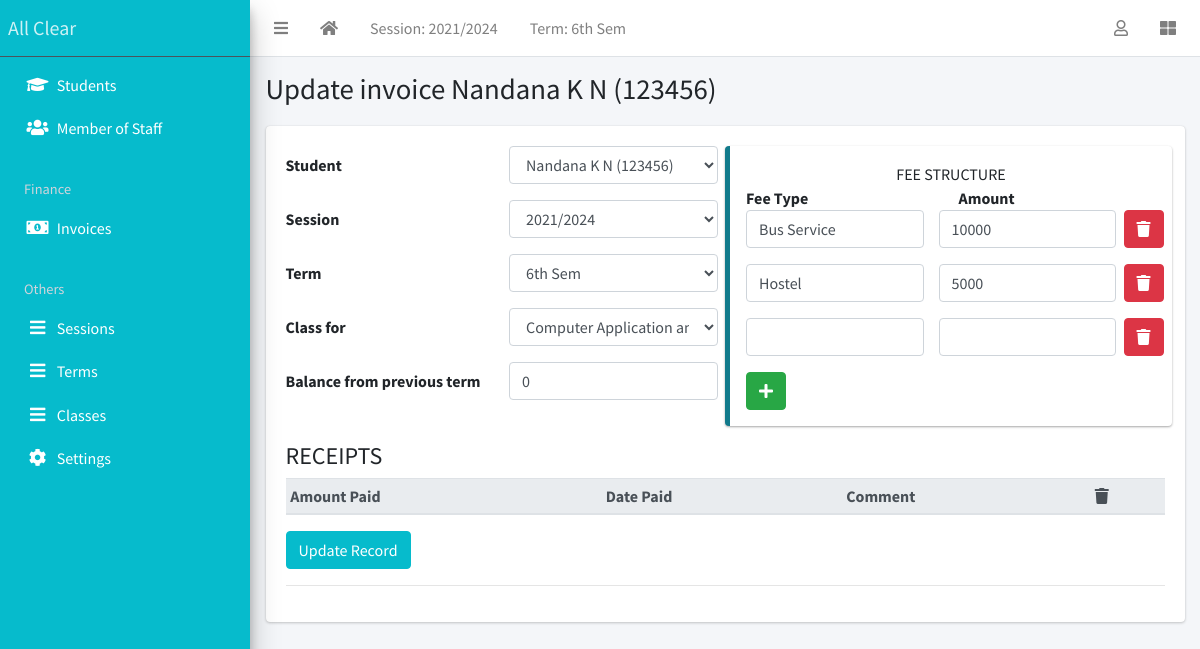
The app's page /finance/3/update/ (signed in) with its own data.
### apps/corecode/models.py (models this page shows)
class AcademicSession(models.Model):
    name = models.CharField(max_length=200, unique=True)
    current = models.BooleanField(default=True)
    class Meta:
        ordering = ["-name"]
    def __str__(self):
        return self.name

class AcademicTerm(models.Model):
    name = models.CharField(max_length=20, unique=True)
    current = models.BooleanField(default=True)
    class Meta:
        ordering = ["name"]
    def __str__(self):
        return self.name

### apps/finance/models.py (models this page shows, shortened)
class Invoice(models.Model):
    student = models.ForeignKey(Student, on_delete=models.CASCADE)
    session = models.ForeignKey(AcademicSession, on_delete=models.CASCADE)
    term = models.ForeignKey(AcademicTerm, on_delete=models.CASCADE)
    class_for = models.ForeignKey(StudentClass, on_delete=models.CASCADE)
    balance_from_previous_term = models.IntegerField(default=0)
    status = models.CharField(
        max_length=20,
        choices=[("active", "Active"), ("closed", "Closed")],
        default="active",
    )
    class Meta:
        ordering = ["student", "term"]
    def __str__(self):
        return f"{self.student}"

### apps/students/models.py (models this page shows, shortened)
class Student(models.Model):
    STATUS_CHOICES = [("active", "Active"), ("inactive", "Inactive")]
    GENDER_CHOICES = [("male", "Male"), ("female", "Female")]
    current_status = models.CharField(
        max_length=10, choices=STATUS_CHOICES, default="active"
    )
    registration_number = models.CharField(max_length=200, unique=True)
    surname = models.CharField(max_length=200)
    firstname = models.CharField(max_length=200)
    other_name = models.CharField(max_length=200, blank=True)
    gender = models.CharField(max_length=10, choices=GENDER_CHOICES, default="male")
    date_of_birth = models.DateField(default=timezone.now)
    current_class = models.ForeignKey(
        StudentClass, on_delete=models.SET_NULL, blank=True, null=True
    )
    date_of_admission = models.DateField(default=timezone.now)
    mobile_num_regex = RegexValidator(
        regex="^[0-9]{10,15}$", message="Entered mobile number isn't in a right format!"
    )
    parent_mobile_number = models.CharField(
        validators=[mobile_num_regex], max_length=13, blank=True
    )
    address = models.TextField(blank=True)
    others = models.TextField(blank=True)
    passport = models.ImageField(blank=True, upload_to="students/passports/")
    class Meta:
        ordering = ["surname", "firstname", "other_name"]
    def __str__(self):
        return f"{self.surname} {self.firstname} {self.other_name} ({self.registration_number})"

### apps/finance/views.py (the view, shortened to what this page needs)
# urls.py: path("<int:pk>/update/", InvoiceUpdateView.as_view(), name="invoice-update"),
class InvoiceUpdateView(LoginRequiredMixin, UpdateView):
    model = Invoice
    fields = ["student", "session", "term", "class_for", "balance_from_previous_term"]
    def get_context_data(self, **kwargs):
        context = super(InvoiceUpdateView, self).get_context_data(**kwargs)
        if self.request.POST:
            context["receipts"] = InvoiceReceiptFormSet(
                self.request.POST, instance=self.object
            )
            context["items"] = InvoiceItemFormset(
                self.request.POST, instance=self.object
            )
        else:
            context["receipts"] = InvoiceReceiptFormSet(instance=self.object)
            context["items"] = InvoiceItemFormset(instance=self.object)
        return context

### apps/corecode/context_processors.py (called while the page is built)
def site_defaults(request):
    current_session = AcademicSession.objects.get(current=True)
    current_term = AcademicTerm.objects.get(current=True)
    vals = SiteConfig.objects.all()
    contexts = {
        "current_session": current_session.name,
        "current_term": current_term.name,
    }
    for val in vals:
        contexts[val.key] = val.value
    return contexts

### apps/corecode/models.py (called while the page is built)
    def __str__(self):
        return self.name

### apps/finance/templates/finance/invoice_form.html (shortened to what this page needs)
{% extends 'base.html' %}
{% load widget_tweaks %}
{% block title %}
{% if object %}
Update invoice {{ object }}
{% else %}
Add new invoice
{% endif %}
{% endblock title %}
{% block content %}
<form method="POST">
  <div class="row">
    <div class="col-sm-6">
      {% for field in form %}
      <div class="form-group row">
        <label class="col col-form-label" for="{{ field.auto_id }}">
          {{ field.label }}
        </label>
        <div class="col">
          {{ field | add_class:"form-control"}}
        </div>
      </div>
      {% endfor %}
    </div>
    <div class="col-sm-6 callout callout-info">
      <div class="text-center">FEE STRUCTURE</div>
      <div class="row">
        <div class="col"><strong>Fee Type</strong></div>
        <div class="col"><strong>Amount</strong></div>
      </div>
      {% for item in items %}
      <div class="form-group row items-group">
        <div class="col">{{ item.description | add_class:"form-control"}}</div>
        <div class="col">{{ item.amount | add_class:"form-control"}}</div>
      </div>
      {% endfor %}
    </div>
  </div>
  {% if object %}
    <h4>RECEIPTS</h4>
    <table class="table table-sm">
      <thead class="thead-light">
        <tr>
          <th>Amount Paid</th>
          <th>Date Paid</th>
          <th>Comment</th>
          <th><i class="fa fa-trash"></i></th>
        </tr>
      </thead>
    </table>
  {% endif %}
  {% if object %}
  <input type="submit" class="btn btn-primary" value="Update Record">
  {% else %}
  <input type="submit" class="btn btn-primary" value="Add new invoice">
  {% endif %}
</form>
<hr>
{% endblock content %}

### templates/base.html (shortened to what this page needs)
{% load static %}
<!DOCTYPE html>
<html lang="en">
<head>
  <link rel="stylesheet" href="{% static 'plugins/fontawesome-free/css/all.min.css' %}">
  <link rel="stylesheet" href="{% static 'plugins/toastr/toastr.min.css' %}">
  <link rel="stylesheet"
    href="{% static 'plugins/overlayScrollbars/css/OverlayScrollbars.min.css' %}">
  <link rel="stylesheet" href="{% static 'plugins/Datatables/datatables.min.css' %}" />
  <link rel="stylesheet" href="{% static 'dist/css/adminlte.min.css' %}">
</head>
<body
  class="hold-transition sidebar-mini layout-fixed layout-navbar-fixed layout-footer-fixed">
  <div class="wrapper">
    <nav class="main-header navbar navbar-expand navbar-white navbar-light">
      <ul class="navbar-nav">
        <li class="nav-item">
          <a class="nav-link" data-widget="pushmenu" href="#" role="button"><i
              class="fas fa-bars"></i></a>
        </li>
        <li class="nav-item d-none d-sm-inline-block">
          <a href="{% url 'home' %} " class="nav-link"><i class="fa fa-home"></i></a>
        </li>
        <li class="nav-item d-none d-sm-inline-block">
          <a href="{% url 'current-session' %}" class="nav-link">Session: {{ current_session }}</a>
        </li>
        <li class="nav-item d-none d-sm-inline-block">
          <a href="{% url 'current-session' %}" class="nav-link">Term: {{ current_term }}</a>
        </li>
      </ul>
      <ul class="navbar-nav ml-auto">
        <li class="nav-item dropdown">
          <a class="nav-link" data-toggle="dropdown" href="#">
            <i class="far fa-user"></i>
          </a>
        </li>
        <li class="nav-item">
          <a class="nav-link" data-widget="control-sidebar" data-slide="true"
            href="#" role="button"><i class="fas fa-th-large"></i></a>
        </li>
      </ul>
    </nav>
    <aside class="main-sidebar sidebar-dark-primary elevation-4">
      <a href="{% url 'home' %}" class="brand-link color_link">All Clear</a>
      <div class="sidebar">
        <nav class="mt-2">
          <ul class="nav nav-pills nav-sidebar flex-column"
            data-widget="treeview" role="menu" data-accordion="false">
            <li class="nav-item">
              <a href="{% url 'student-list' %}" class="nav-link color_link">
                <i class="nav-icon fas fa-graduation-cap"></i>
                <p>
                  Students
                </p>
              </a>
            </li>
            <li class="nav-item">
              <a href="{% url 'staff-list' %}" class="nav-link color_link">
                <i class="nav-icon fas fa-users"></i>
                <p>
                  Member of Staff
                </p>
              </a>
            </li>
            <li class="nav-header color_link">Finance</li>
            <li class="nav-item">
              <a href="{% url 'invoice-list' %}" class="nav-link color_link">
                <i class="nav-icon fas fa-money-bill-alt"></i>
                <p>
                  Invoices
                </p>
              </a>
            </li>
            <li class="nav-header color_link">Others</li>
                <li class="nav-item">
                  <a href="{% url 'sessions' %}" class="nav-link color_link">
                    <i class="nav-icon fas fa-bars"></i>
                    <p>
                      Sessions
                    </p>
                  </a>
                </li>
                <li class="nav-item">
                  <a href="{% url 'terms' %}" class="nav-link color_link">
                    <i class="nav-icon fas fa-bars"></i>
                    <p>
                      Terms
                    </p>
                  </a>
                </li>
                <li class="nav-item">
                  <a href="{% url 'classes' %}" class="nav-link color_link">
                    <i class="nav-icon fas fa-bars"></i>
                    <p>
                      Classes
                    </p>
                  </a>
                </li>
            <li class="nav-item">
              <a href="{% url 'configs' %}" class="nav-link color_link">
                <i class="nav-icon fas fa-cog"></i>
                <p>
                  Settings
                </p>
              </a>
            </li>
          </ul>
        </nav>
      </div>
    </aside>
    <div class="content-wrapper">
      <section class="content-header">
        <div class="container-fluid">
          <div class="row mb-1">
            <div class="col-sm-8">
              <h1>{% block title %}{% endblock title %}</h1>
            </div>
            <div class="col-sm-4">
            </div>
          </div>
        </div>
      </section>
      <section class="content">
        <div class="container-fluid">
          <div class="row">
            <div class="col-md-12">
              {% block fullcard %}
              <div class="card">
                <div class="card-body">
                  <div class="row">
                    <div class="col">
                      {% block content %}
                      {% endblock content %}
                    </div>
                  </div>
                </div>
              </div>
              {% endblock fullcard %}
            </div>
          </div>
        </div>
      </section>
    </div>
  </div>
</body>
</html>

### records on screen
AcademicSession: name "2021/2024"
AcademicTerm: name "6th Sem"
Invoice: student.registration_number "Nandana K N (123456)", student "Nandana K N (123456)" "2021/2024" "6th Sem" "Computer Application and Business Managment" "0"

### other values on screen
{{ field.label }} "Student" "Session" "Term" "Class for" "Balance from previous term"
